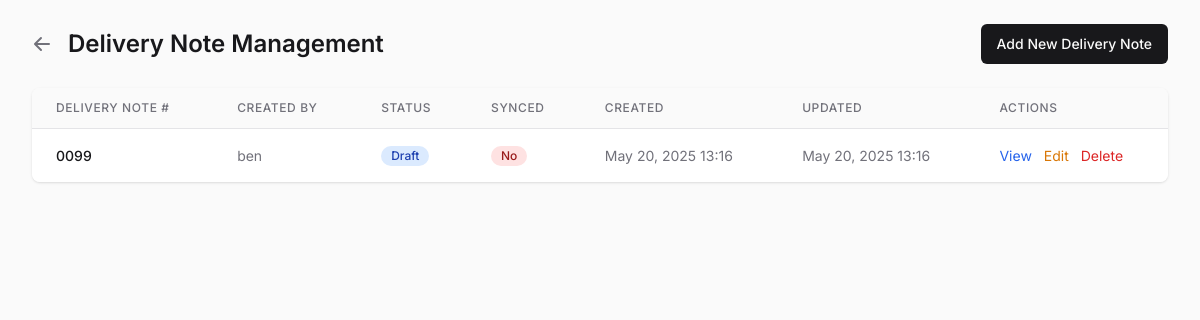
Screenshot of /scale/delivery-notes/ (signed in) with the database file from the repository.
### scale/models.py (models this page shows, shortened)
class DeliveryNote(models.Model):
    delivery_note_number = models.CharField(max_length=100, blank=True)
    created_by = models.ForeignKey(CustomUser, on_delete=models.CASCADE)
    status = models.CharField(max_length=100, blank=True)
    created_at = models.DateTimeField(auto_now_add=True)
    updated_at = models.DateTimeField(auto_now=True)
    is_synced = models.BooleanField(default=False)
    last_sync_attempt = models.DateTimeField(null=True, blank=True)
    sync_error_message = models.TextField(blank=True)
    notes = models.TextField(blank=True)

### users/models.py (models this page shows, shortened)
class CustomUser(AbstractUser):
    ROLE_CHOICES = (
        ('admin', 'Admin'),
        ('manager', 'Manager'),
        ('operator', 'Operator'),
    )
    role = models.CharField(max_length=10, choices=ROLE_CHOICES, default='operator')

### scale/views.py (the view)
# urls.py: path('delivery-notes/', views.delivery_note_list, name='delivery_note_list'),
@login_required
@user_passes_test(is_admin)
def delivery_note_list(request):
    delivery_notes = DeliveryNote.objects.all().order_by('delivery_note_number')
    return render(request, 'scale/delivery_note_list.html', {'delivery_notes': delivery_notes})

### users/views.py (called while the page is built)
def is_admin(user):
    return user.is_authenticated and user.role == 'admin' or user.is_superuser

### scale/templates/scale/delivery_note_list.html (shortened to what this page needs)
<!DOCTYPE html>
<html>
<head>
    <script src="https://cdn.tailwindcss.com"></script>
</head>
<body class="bg-zinc-50 min-h-screen">
    <div class="max-w-7xl mx-auto py-6 px-4 sm:px-6 lg:px-8">
        <div class="flex justify-between items-center mb-6">
            <div class="flex items-center">
                <a href="{% url 'scale:admin_dashboard' %}" class="mr-4 text-zinc-500 hover:text-zinc-700">
                    <svg xmlns="http://www.w3.org/2000/svg" class="h-5 w-5" viewBox="0 0 20 20" fill="currentColor">
                        <path fill-rule="evenodd" d="M9.707 16.707a1 1 0 01-1.414 0l-6-6a1 1 0 010-1.414l6-6a1 1 0 011.414 1.414L5.414 9H17a1 1 0 110 2H5.414l4.293 4.293a1 1 0 010 1.414z" clip-rule="evenodd" />
                    </svg>
                </a>
                <h1 class="text-2xl font-semibold text-zinc-900">Delivery Note Management</h1>
            </div>
            <a href="{% url 'scale:delivery_note_create' %}" class="inline-flex items-center justify-center whitespace-nowrap rounded-md text-sm font-medium bg-zinc-900 text-zinc-50 hover:bg-zinc-900/90 h-10 px-4 py-2">
                Add New Delivery Note
            </a>
        </div>
        <div class="bg-white shadow rounded-lg overflow-hidden">
            <div class="overflow-x-auto">
                <table class="min-w-full divide-y divide-zinc-200">
                    <thead class="bg-zinc-50">
                        <tr>
                            <th scope="col" class="px-6 py-3 text-left text-xs font-medium text-zinc-500 uppercase tracking-wider">Delivery Note #</th>
                            <th scope="col" class="px-6 py-3 text-left text-xs font-medium text-zinc-500 uppercase tracking-wider">Created By</th>
                            <th scope="col" class="px-6 py-3 text-left text-xs font-medium text-zinc-500 uppercase tracking-wider">Status</th>
                            <th scope="col" class="px-6 py-3 text-left text-xs font-medium text-zinc-500 uppercase tracking-wider">Synced</th>
                            <th scope="col" class="px-6 py-3 text-left text-xs font-medium text-zinc-500 uppercase tracking-wider">Created</th>
                            <th scope="col" class="px-6 py-3 text-left text-xs font-medium text-zinc-500 uppercase tracking-wider">Updated</th>
                            <th scope="col" class="px-6 py-3 text-left text-xs font-medium text-zinc-500 uppercase tracking-wider">Actions</th>
                        </tr>
                    </thead>
                    <tbody class="bg-white divide-y divide-zinc-200">
                        {% for delivery_note in delivery_notes %}
                            <tr>
                                <td class="px-6 py-4 whitespace-nowrap text-sm font-medium text-zinc-900">{{ delivery_note.delivery_note_number }}</td>
                                <td class="px-6 py-4 whitespace-nowrap text-sm text-zinc-500">{{ delivery_note.created_by.username }}</td>
                                <td class="px-6 py-4 whitespace-nowrap text-sm text-zinc-500">
                                    <span class="inline-flex items-center px-2.5 py-0.5 rounded-full text-xs font-medium
                                    {% if delivery_note.status == 'draft' %} bg-yellow-100 text-yellow-800
                                    {% elif delivery_note.status == 'confirmed' %} bg-green-100 text-green-800
                                    {% elif delivery_note.status == 'cancelled' %} bg-red-100 text-red-800
                                    {% else %} bg-blue-100 text-blue-800
                                    {% endif %}">
                                        {{ delivery_note.status|default:"Unknown" }}
                                    </span>
                                </td>
                                <td class="px-6 py-4 whitespace-nowrap text-sm text-zinc-500">
                                    {% if delivery_note.is_synced %}
                                        <span class="inline-flex items-center px-2.5 py-0.5 rounded-full text-xs font-medium bg-green-100 text-green-800">
                                            Yes
                                        </span>
                                    {% else %}
                                        <span class="inline-flex items-center px-2.5 py-0.5 rounded-full text-xs font-medium bg-red-100 text-red-800">
                                            No
                                        </span>
                                    {% endif %}
                                </td>
                                <td class="px-6 py-4 whitespace-nowrap text-sm text-zinc-500">{{ delivery_note.created_at|date:"M d, Y H:i" }}</td>
                                <td class="px-6 py-4 whitespace-nowrap text-sm text-zinc-500">{{ delivery_note.updated_at|date:"M d, Y H:i" }}</td>
                                <td class="px-6 py-4 whitespace-nowrap text-sm text-zinc-500 space-x-2">
                                    <a href="{% url 'scale:delivery_note_detail' delivery_note.id %}" class="text-blue-600 hover:text-blue-900">View</a>
                                    <a href="{% url 'scale:delivery_note_edit' delivery_note.id %}" class="text-amber-600 hover:text-amber-900">Edit</a>
                                    <a href="{% url 'scale:delivery_note_delete' delivery_note.id %}" class="text-red-600 hover:text-red-900" onclick="return confirm('Are you sure you want to delete this delivery note?')">Delete</a>
                                </td>
                            </tr>
                        {% empty %}
                            <tr>
                                <td colspan="7" class="px-6 py-4 text-center text-sm text-zinc-500">No delivery notes found.</td>
                            </tr>
                        {% endfor %}
                    </tbody>
                </table>
            </div>
        </div>
    </div>
</body>
</html>

### rows the page displays
DeliveryNote: delivery_note_number "0099", created_by.username "ben", status "Draft", is_synced "No", created_at "May 20, 2025 13:16", updated_at "May 20, 2025 13:16"
